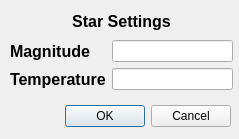
<?xml version="1.0" encoding="UTF-8"?>
<ui version="4.0">
 <class>Star</class>
 <widget class="QDialog" name="Star">
  <property name="geometry">
   <rect>
    <x>0</x>
    <y>0</y>
    <width>239</width>
    <height>139</height>
   </rect>
  </property>
  <property name="windowTitle">
   <string>Star Settings</string>
  </property>
  <widget class="QDialogButtonBox" name="buttonBox">
   <property name="geometry">
    <rect>
     <x>10</x>
     <y>100</y>
     <width>221</width>
     <height>32</height>
    </rect>
   </property>
   <property name="orientation">
    <enum>Qt::Horizontal</enum>
   </property>
   <property name="standardButtons">
    <set>QDialogButtonBox::Cancel|QDialogButtonBox::Ok</set>
   </property>
  </widget>
  <widget class="QWidget" name="verticalLayoutWidget">
   <property name="geometry">
    <rect>
     <x>10</x>
     <y>10</y>
     <width>223</width>
     <height>80</height>
    </rect>
   </property>
   <layout class="QVBoxLayout" name="verticalLayout">
    <item>
     <widget class="QLabel" name="label">
      <property name="font">
       <font>
        <pointsize>12</pointsize>
        <weight>75</weight>
        <bold>true</bold>
       </font>
      </property>
      <property name="text">
       <string>&lt;!DOCTYPE HTML PUBLIC &quot;-//W3C//DTD HTML 4.0//EN&quot; &quot;http://www.w3.org/TR/REC-html40/strict.dtd&quot;&gt;
&lt;html&gt;&lt;head&gt;&lt;meta name=&quot;qrichtext&quot; content=&quot;1&quot; /&gt;&lt;style type=&quot;text/css&quot;&gt;
p, li { white-space: pre-wrap; }
&lt;/style&gt;&lt;/head&gt;&lt;body style=&quot; font-family:'MS Shell Dlg 2'; font-size:12pt; font-weight:600; font-style:normal;&quot;&gt;
&lt;p align=&quot;center&quot; style=&quot; margin-top:0px; margin-bottom:0px; margin-left:0px; margin-right:0px; -qt-block-indent:0; text-indent:0px;&quot;&gt;Star Settings&lt;/p&gt;&lt;/body&gt;&lt;/html&gt;</string>
      </property>
     </widget>
    </item>
    <item>
     <layout class="QGridLayout" name="gridLayout">
      <item row="0" column="0">
       <widget class="QLabel" name="label_2">
        <property name="font">
         <font>
          <pointsize>12</pointsize>
          <weight>75</weight>
          <bold>true</bold>
         </font>
        </property>
        <property name="text">
         <string>Magnitude</string>
        </property>
       </widget>
      </item>
      <item row="0" column="1">
       <widget class="QLineEdit" name="magnitude"/>
      </item>
      <item row="1" column="0">
       <widget class="QLabel" name="label_3">
        <property name="font">
         <font>
          <pointsize>12</pointsize>
          <weight>75</weight>
          <bold>true</bold>
         </font>
        </property>
        <property name="text">
         <string>Temperature</string>
        </property>
       </widget>
      </item>
      <item row="1" column="1">
       <widget class="QLineEdit" name="temperature"/>
      </item>
     </layout>
    </item>
   </layout>
  </widget>
 </widget>
 <resources/>
 <connections>
  <connection>
   <sender>buttonBox</sender>
   <signal>accepted()</signal>
   <receiver>Star</receiver>
   <slot>accept()</slot>
   <hints>
    <hint type="sourcelabel">
     <x>248</x>
     <y>254</y>
    </hint>
    <hint type="destinationlabel">
     <x>157</x>
     <y>274</y>
    </hint>
   </hints>
  </connection>
  <connection>
   <sender>buttonBox</sender>
   <signal>rejected()</signal>
   <receiver>Star</receiver>
   <slot>reject()</slot>
   <hints>
    <hint type="sourcelabel">
     <x>316</x>
     <y>260</y>
    </hint>
    <hint type="destinationlabel">
     <x>286</x>
     <y>274</y>
    </hint>
   </hints>
  </connection>
 </connections>
</ui>
